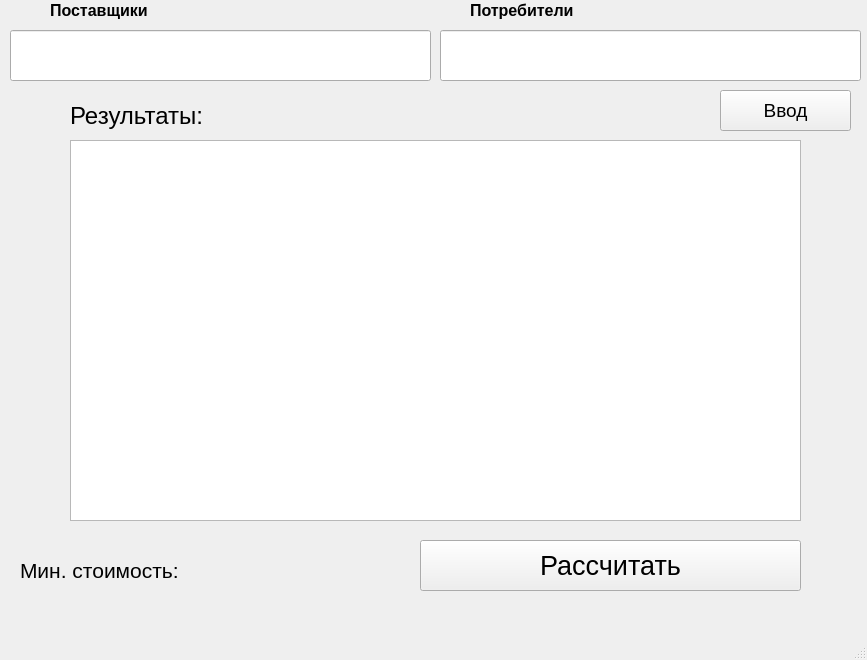
<?xml version="1.0" encoding="UTF-8"?>
<ui version="4.0">
 <class>MainWindow</class>
 <widget class="QMainWindow" name="MainWindow">
  <property name="geometry">
   <rect>
    <x>0</x>
    <y>0</y>
    <width>867</width>
    <height>660</height>
   </rect>
  </property>
  <property name="windowTitle">
   <string>MainWindow</string>
  </property>
  <widget class="QWidget" name="centralwidget">
   <widget class="QPushButton" name="pushButton">
    <property name="geometry">
     <rect>
      <x>720</x>
      <y>90</y>
      <width>131</width>
      <height>41</height>
     </rect>
    </property>
    <property name="font">
     <font>
      <pointsize>14</pointsize>
     </font>
    </property>
    <property name="text">
     <string>Ввод</string>
    </property>
   </widget>
   <widget class="QTableWidget" name="tableWidget">
    <property name="geometry">
     <rect>
      <x>70</x>
      <y>140</y>
      <width>731</width>
      <height>381</height>
     </rect>
    </property>
   </widget>
   <widget class="QPushButton" name="pushButton_2">
    <property name="geometry">
     <rect>
      <x>420</x>
      <y>540</y>
      <width>381</width>
      <height>51</height>
     </rect>
    </property>
    <property name="font">
     <font>
      <pointsize>20</pointsize>
     </font>
    </property>
    <property name="text">
     <string>Рассчитать</string>
    </property>
   </widget>
   <widget class="QLabel" name="label">
    <property name="geometry">
     <rect>
      <x>50</x>
      <y>0</y>
      <width>241</width>
      <height>21</height>
     </rect>
    </property>
    <property name="font">
     <font>
      <pointsize>12</pointsize>
      <weight>75</weight>
      <bold>true</bold>
     </font>
    </property>
    <property name="text">
     <string>Поставщики</string>
    </property>
   </widget>
   <widget class="QLabel" name="label_2">
    <property name="geometry">
     <rect>
      <x>470</x>
      <y>0</y>
      <width>241</width>
      <height>21</height>
     </rect>
    </property>
    <property name="font">
     <font>
      <pointsize>12</pointsize>
      <weight>75</weight>
      <bold>true</bold>
     </font>
    </property>
    <property name="text">
     <string>Потребители</string>
    </property>
   </widget>
   <widget class="QLineEdit" name="lineEdit">
    <property name="geometry">
     <rect>
      <x>10</x>
      <y>30</y>
      <width>421</width>
      <height>51</height>
     </rect>
    </property>
    <property name="font">
     <font>
      <pointsize>18</pointsize>
     </font>
    </property>
   </widget>
   <widget class="QLineEdit" name="lineEdit_2">
    <property name="geometry">
     <rect>
      <x>440</x>
      <y>30</y>
      <width>421</width>
      <height>51</height>
     </rect>
    </property>
    <property name="font">
     <font>
      <pointsize>18</pointsize>
     </font>
    </property>
   </widget>
   <widget class="QLabel" name="label_3">
    <property name="enabled">
     <bool>true</bool>
    </property>
    <property name="geometry">
     <rect>
      <x>70</x>
      <y>100</y>
      <width>251</width>
      <height>31</height>
     </rect>
    </property>
    <property name="font">
     <font>
      <pointsize>18</pointsize>
     </font>
    </property>
    <property name="text">
     <string>Результаты:</string>
    </property>
   </widget>
   <widget class="QLabel" name="label_4">
    <property name="enabled">
     <bool>true</bool>
    </property>
    <property name="geometry">
     <rect>
      <x>20</x>
      <y>550</y>
      <width>161</width>
      <height>41</height>
     </rect>
    </property>
    <property name="font">
     <font>
      <pointsize>16</pointsize>
     </font>
    </property>
    <property name="text">
     <string>Мин. стоимость:</string>
    </property>
   </widget>
   <widget class="QLabel" name="label_5">
    <property name="geometry">
     <rect>
      <x>190</x>
      <y>550</y>
      <width>101</width>
      <height>41</height>
     </rect>
    </property>
    <property name="font">
     <font>
      <pointsize>16</pointsize>
     </font>
    </property>
    <property name="text">
     <string/>
    </property>
   </widget>
  </widget>
  <widget class="QMenuBar" name="menubar">
   <property name="geometry">
    <rect>
     <x>0</x>
     <y>0</y>
     <width>867</width>
     <height>21</height>
    </rect>
   </property>
  </widget>
  <widget class="QStatusBar" name="statusbar"/>
 </widget>
 <resources/>
 <connections/>
</ui>
